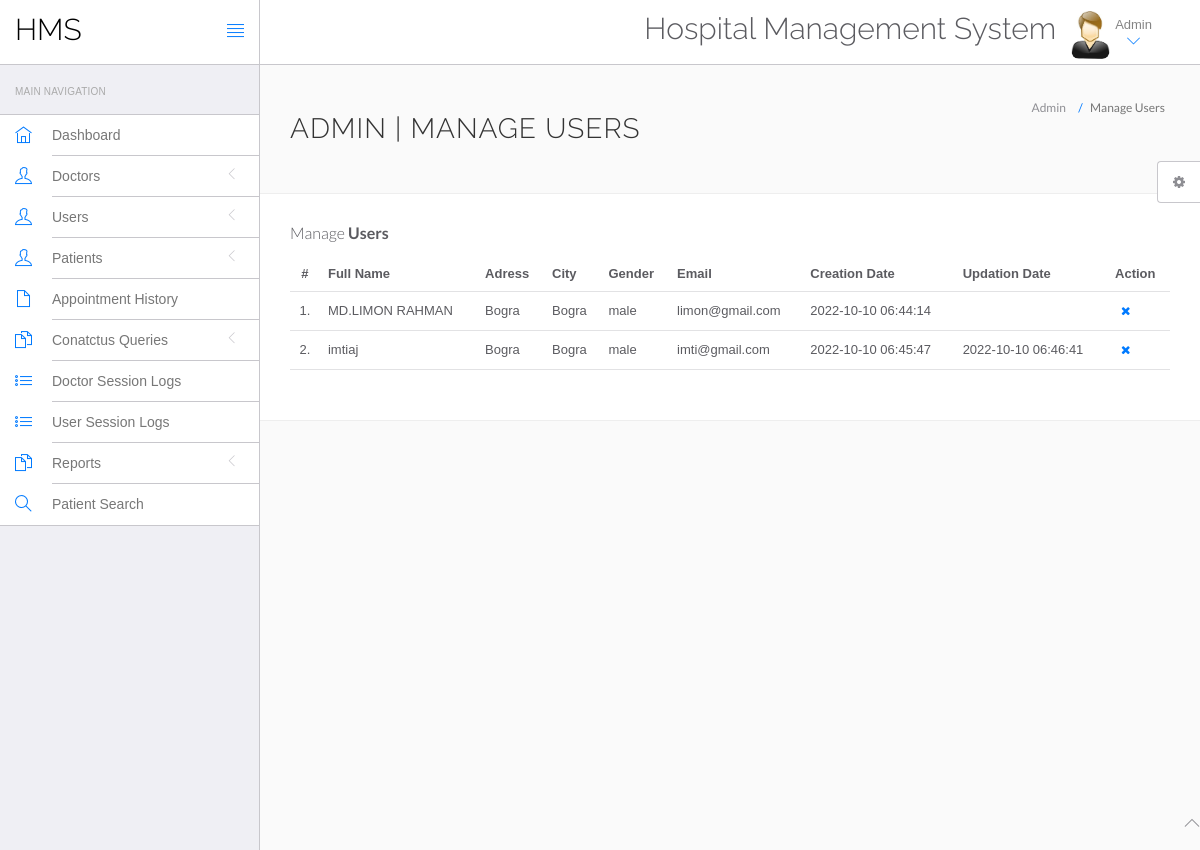
The app's page /hospital/hms/admin/manage-users.php (signed in) with its own data.
### tables this page shows
CREATE TABLE `users` (
  `id` int(11) NOT NULL,
  `fullName` varchar(255) DEFAULT NULL,
  `address` longtext DEFAULT NULL,
  `city` varchar(255) DEFAULT NULL,
  `gender` varchar(255) DEFAULT NULL,
  `email` varchar(255) DEFAULT NULL,
  `password` varchar(255) DEFAULT NULL,
  `regDate` timestamp NULL DEFAULT current_timestamp(),
  `updationDate` timestamp NULL DEFAULT NULL ON UPDATE current_timestamp()
);

### hospital/hms/admin/manage-users.php (the view, shortened to what this page needs)
<?php
include('include/config.php');
?>
<!DOCTYPE html>
<html lang="en">
	<head>
		<link rel="stylesheet" href="vendor/bootstrap/css/bootstrap.min.css">
		<link rel="stylesheet" href="vendor/fontawesome/css/font-awesome.min.css">
		<link rel="stylesheet" href="vendor/themify-icons/themify-icons.min.css">
		<link href="vendor/animate.css/animate.min.css" rel="stylesheet" media="screen">
		<link href="vendor/perfect-scrollbar/perfect-scrollbar.min.css" rel="stylesheet" media="screen">
		<link href="vendor/switchery/switchery.min.css" rel="stylesheet" media="screen">
		<link href="vendor/bootstrap-touchspin/jquery.bootstrap-touchspin.min.css" rel="stylesheet" media="screen">
		<link href="vendor/select2/select2.min.css" rel="stylesheet" media="screen">
		<link href="vendor/bootstrap-datepicker/bootstrap-datepicker3.standalone.min.css" rel="stylesheet" media="screen">
		<link href="vendor/bootstrap-timepicker/bootstrap-timepicker.min.css" rel="stylesheet" media="screen">
		<link rel="stylesheet" href="assets/css/styles.css">
		<link rel="stylesheet" href="assets/css/plugins.css">
		<link rel="stylesheet" href="assets/css/themes/theme-1.css" id="skin_color" />
	</head>
	<body>
		<div id="app">
<?php include('include/sidebar.php');?>
			<div class="app-content">
						<?php include('include/header.php');?>
				<div class="main-content" >
					<div class="wrap-content container" id="container">
						<section id="page-title">
							<div class="row">
								<div class="col-sm-8">
									<h1 class="mainTitle">Admin | Manage Users</h1>
																	</div>
								<ol class="breadcrumb">
									<li>
										<span>Admin</span>
									</li>
									<li class="active">
										<span>Manage Users</span>
									</li>
								</ol>
							</div>
						</section>
						<div class="container-fluid container-fullw bg-white">
									<div class="row">
								<div class="col-md-12">
									<h5 class="over-title margin-bottom-15">Manage <span class="text-bold">Users</span></h5>
									<table class="table table-hover" id="sample-table-1">
										<thead>
											<tr>
												<th class="center">#</th>
												<th>Full Name</th>
												<th class="hidden-xs">Adress</th>
												<th>City</th>
												<th>Gender </th>
												<th>Email </th>
												<th>Creation Date </th>
												<th>Updation Date </th>
												<th>Action</th>
											</tr>
										</thead>
										<tbody>
<?php
$sql=mysqli_query($con,"select * from users");
$cnt=1;
while($row=mysqli_fetch_array($sql))
{
?>
											<tr>
												<td class="center"><?php echo $cnt;?>.</td>
												<td class="hidden-xs"><?php echo $row['fullName'];?></td>
												<td><?php echo $row['address'];?></td>
												<td><?php echo $row['city'];?>
												</td>
												<td><?php echo $row['gender'];?></td>
												<td><?php echo $row['email'];?></td>
												<td><?php echo $row['regDate'];?></td>
												<td><?php echo $row['updationDate'];?>
												</td>
												<td >
												<div class="visible-md visible-lg hidden-sm hidden-xs">
	<a href="manage-users.php?id=<?php echo $row['id']?>&del=delete" onClick="return confirm('Are you sure you want to delete?')"class="btn btn-transparent btn-xs tooltips" tooltip-placement="top" tooltip="Remove"><i class="fa fa-times fa fa-white"></i></a>
												</div>
												</td>
											</tr>
											<?php
$cnt=$cnt+1;
											 }?>
										</tbody>
									</table>
								</div>
							</div>
								</div>
							</div>
						</div>
					</div>
				</div>
	<?php include('include/footer.php');?>
	<?php include('include/setting.php');?>
	</body>
</html>

### hospital/hms/admin/assets/css/themes/theme-1.css (style rules this page uses)
body { background: #FAFAFA; }

### records on screen
users: fullName "MD.LIMON RAHMAN", address "Bogra", city "Bogra", gender "male", email "limon@gmail.com", regDate "2022-10-10 06:44:14"
users: fullName "imtiaj", address "Bogra", city "Bogra", gender "male", email "imti@gmail.com", regDate "2022-10-10 06:45:47", updationDate "2022-10-10 06:46:41"
